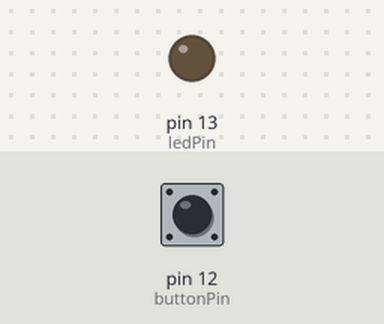
Bench run of a sketch on a simulated Arduino Uno, built with avr-gcc and run on an emulated ATmega328P. Shown: output pins drawn as LEDs (lit = HIGH). The inputs (shaded band) are chosen by the test bench; at power-on: pin 12 (buttonPin) HIGH.

Above: at 1.2 s.
1.3 s: pin 12 (buttonPin) pulled LOW for 0.15 s
At 1.37 s:
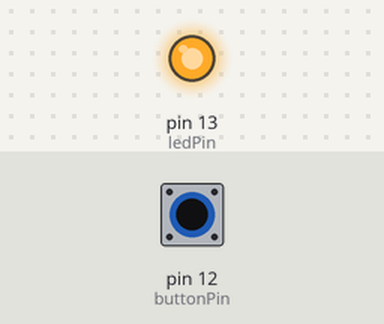
2.9 s: pin 12 (buttonPin) pulled LOW for 3.2 s
At 7.1 s:
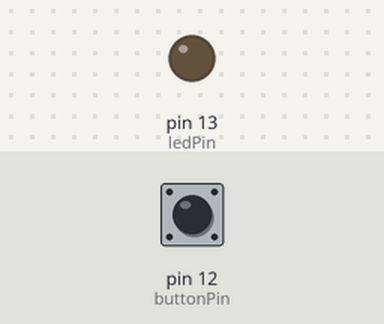
Timing chart, 0 to 8.6 s (numbered marks = the images above; inputs shaded):
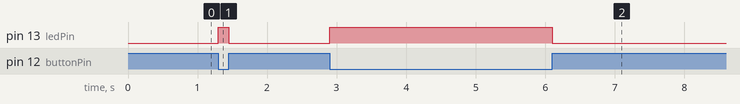

The sketch:

Button_Led_Example01.ino
```cpp
int ledPin = 13;
int buttonPin = 12;
void setup() {
  pinMode(ledPin, OUTPUT);
  pinMode(buttonPin, INPUT_PULLUP);
}

void loop() {
  int val = digitalRead(buttonPin);
  if (val == 0){
    digitalWrite(ledPin, HIGH);
  }
  else{
    digitalWrite(ledPin, LOW);
  }

}
```

Measured:
- after the input at 1.3 s, pin 13 (ledPin): LOW → HIGH at once, → LOW 0.15 s later
- after the input at 2.9 s, pin 13 (ledPin): LOW → HIGH at once, → LOW 3.2 s later
